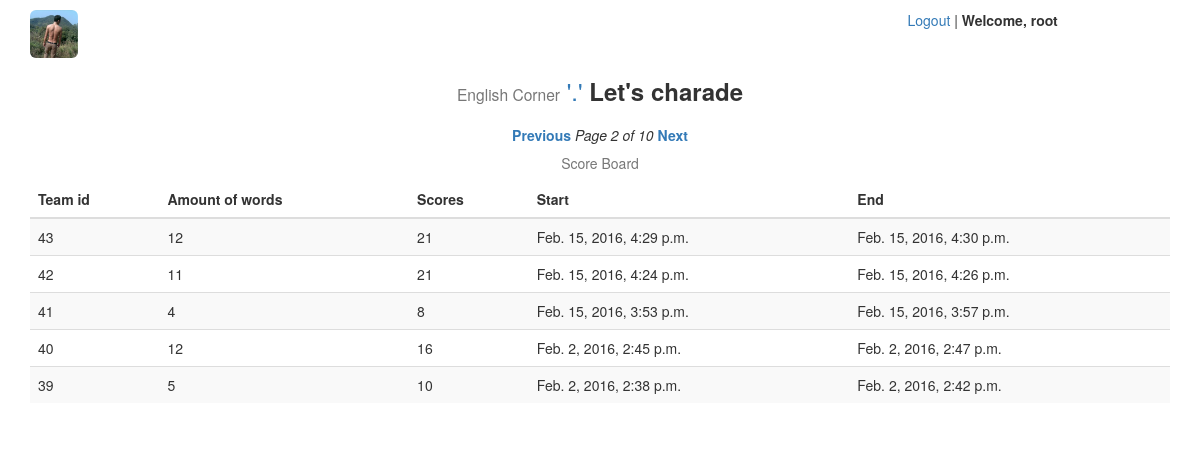
The page /charade/board/?page=2 (signed in) on the database its author committed.
### charade/models.py (models this page shows, shortened)
@python_2_unicode_compatible
class GameScoreBoard(models.Model):
    amount = models.IntegerField('单词总数', default=0)
    scores = models.IntegerField('总得分', default=0)
    dt_start = models.DateTimeField('开始时间', auto_now_add=True)
    dt_end = models.DateTimeField('结束时间', auto_now=True)

### charade/views.py (the view)
@login_required
def game_board(request):
    game_score_board = GameScoreBoard.objects.order_by('-dt_start')
    paginator = Paginator(game_score_board, 5)
    page = request.GET.get('page')
    try:
        board = paginator.page(page)
    except PageNotAnInteger:
        board = paginator.page(1)
    except EmptyPage:
        board = paginator.page(paginator.num_pages)
    context = {'board': board}
    return render(request, 'charade/board.html', context)

### charade/templates/charade/board.html (shortened to what this page needs)
{% extends 'charade/base.html' %}
{% load i18n %}
{% block content %}
{% if board %}
<div class="row text-center">
    {% if board.has_previous %}
    <strong><a href="?page={{ board.previous_page_number }}">{% trans 'Previous' %}</a></strong>
    {% endif %}
    <em>Page {{ board.number }} of {{ board.paginator.num_pages }}</em>
    {% if board.has_next %}
    <strong>
        <a href="?page={{ board.next_page_number }}">{% trans 'Next' %}</a>
    </strong>
    {% endif %}
</div>
<div class="table-responsive">
    <table class="table table-striped">
        <caption class="text-center">{% trans 'Score Board' %}</caption>
        <thead>
            <tr>
                <th>{% trans 'Team id' %}</th>
                <th>{% trans 'Amount of words' %}</th>
                <th>{% trans 'Scores' %}</th>
                <th>{% trans 'Start' %}</th>
                <th>{% trans 'End' %}</th>
            </tr>
        </thead>
        <tbody>
        {% for b in board %}
            <tr>
                <td>{{ b.id }}</a></td>
                <td>{{ b.amount }}</a></td>
                <td>{{ b.scores }}</a></td>
                <td>{{ b.dt_start }}</a></td>
                <td>{{ b.dt_end }}</a></td>
            </tr>
        {% endfor %}
        </tbody>
    </table>
</div>
{% else %}
<div class="row">
    <h1><p class="text-danger text-center">{% trans 'Not available' %}.</p></h1>
</div>
{% endif %}
{% endblock %}

### charade/templates/charade/base.html (shortened to what this page needs)
{% load i18n staticfiles %}
<!DOCTYPE html>
<html xmlns="http://www.w3.org/1999/xhtml">
<head>
    <link rel="stylesheet" href="{% static 'charade/css/bootstrap.min.css' %}">
    <link rel="stylesheet" href="{% static 'charade/css/charade-base.css' %}">
</head>
<body>
<div class="container">
    <div class="row">
    </div>
    <div class="row">
        <div class="col-xs-3 col-sm-3">
            <a href="/">
                <img class="img-rounded img-avatar" src="{% static 'charade/images/avatar.jpg' %}" alt="Home" title="Back Home? Click me."></img>
            </a>
        </div>
        <div class="col-xs-6 col-sm-6">
        </div>
        <div class="col-xs-3 col-sm-3">
        {% if user.is_authenticated %}
            <a href="{% url 'accounts:logout' %}" title="logout">{% trans 'Logout' %}</a>
            |<strong>
            {% trans 'Welcome' %}, {{ user.username }}
            </strong>
        {% endif %}
        </div>
    </div>
    <div class="row">
        <div class="col-xs-3 col-sm-3">
        </div>
        <div class="col-xs-6 col-sm-6">
            <h3 id="tips" class="text-center">
                <small id="tips1">English Corner</small>
                <a href="{% url 'charade:show_about' %}" title="About">'.'</a>
                <strong id="tips2">Let's charade</strong>
            </h3>
        </div>
        <div class="col-xs-3 col-sm-3">
        </div>
    </div>
    <div class="row">
        <div class="col-xs-6 col-sm-6">
        </div>
        <div class="col-xs-6 col-sm-6">
        </div>
    </div>
    {% block content %}{% endblock %}
</div>
</body>
</html>

### charade/static/charade/css/charade-base.css (style rules this page uses)
.img-avatar { width: 48px; height: 48px; }

### rows shown on the page
GameScoreBoard: id "43", amount "12", scores "21", dt_start "Feb. 15, 2016, 4:29 p.m.", dt_end "Feb. 15, 2016, 4:30 p.m."
GameScoreBoard: id "42", amount "11", scores "21", dt_start "Feb. 15, 2016, 4:24 p.m.", dt_end "Feb. 15, 2016, 4:26 p.m."
GameScoreBoard: id "41", amount "4", scores "8", dt_start "Feb. 15, 2016, 3:53 p.m.", dt_end "Feb. 15, 2016, 3:57 p.m."
GameScoreBoard: id "40", amount "12", scores "16", dt_start "Feb. 2, 2016, 2:45 p.m.", dt_end "Feb. 2, 2016, 2:47 p.m."
GameScoreBoard: id "39", amount "5", scores "10", dt_start "Feb. 2, 2016, 2:38 p.m.", dt_end "Feb. 2, 2016, 2:42 p.m."

### other values the page prints
{{ user.username }} "root"
{{ board.number }} "2"
{{ board.paginator.num_pages }} "10"
